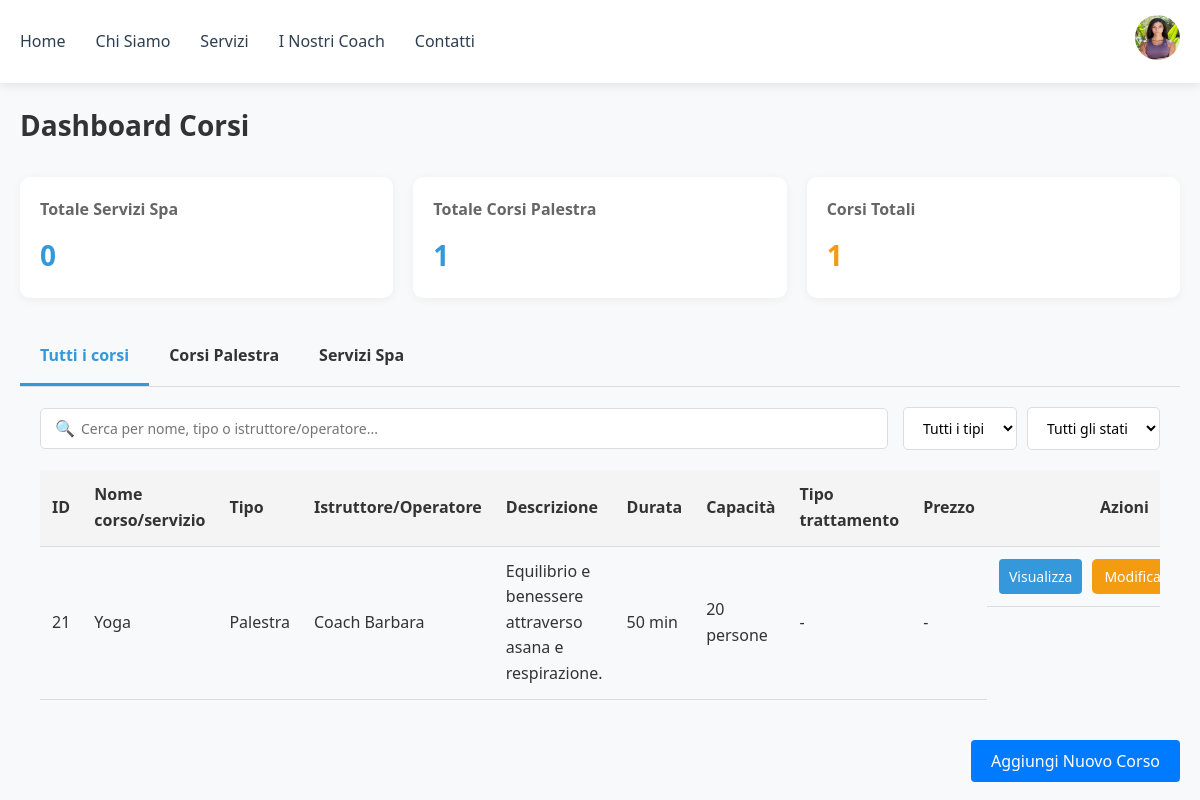
Page /gest-corsi/ (signed in) on the earlier database version.
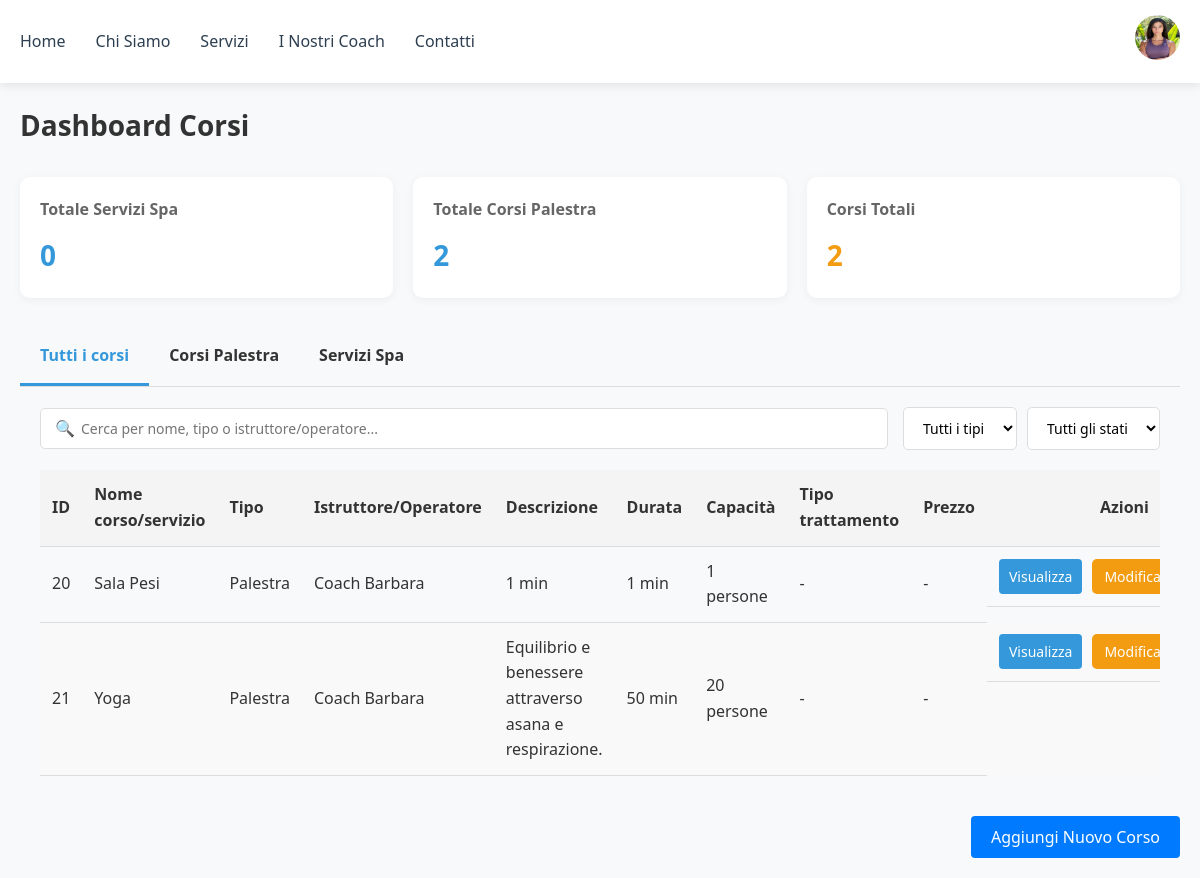
Same page on the later database version.
### palestra/models.py (models this page shows, shortened)
class GymClass(models.Model):
    name = models.CharField(max_length=100, default="Marco Ros")
    description = models.TextField()
    scheduled = models.DateTimeField(default=timezone.now)
    duration = models.IntegerField(default=45)
    instructor = models.ForeignKey(User, on_delete=models.SET_NULL, null=True, related_name='instructor_classes')
    max_partecipants = models.IntegerField()
    imgs = models.ImageField(upload_to='palestra/', blank=True, null=True, help_text="Carica un'immagine del corso")

### users/models.py (models this page shows, shortened)
class User(AbstractBaseUser, PermissionsMixin):
    full_name = models.CharField(max_length=255, default="Nome Cognome")
    email = models.EmailField(unique=True)
    phone = models.CharField(max_length=20, blank=True)
    profile_picture = models.ImageField(
        upload_to="profile_pics/",
        default="profile_pics/def_pfp.png",
        null=True,
        blank=True
    )
    is_active = models.BooleanField(default=True)
    is_staff = models.BooleanField(default=False)
    is_superuser = models.BooleanField(default=False)
    objects = UserManager()
    USERNAME_FIELD = 'email'

### users/views/courses.py (the view)
# urls.py: path('gest-corsi/', gest_corsi, name='gest_corsi'),
@login_required
@user_passes_test(lambda u: u.is_staff)
def gest_corsi(req):
    now = timezone.now()
    gym = GymClass.objects.filter(scheduled__gte=now)
    spa = SpaService.objects.filter(scheduled__gte=now)
    all_corsi = list(gym) + list(spa)
    instructors = User.objects.filter(is_staff=True).exclude(is_superuser=True)
    ctx = {
        'gym_courses': gym,
        'spa_services': spa,
        'all_courses': all_corsi,
        'total_gym_courses': gym.count(),
        'total_spa_services': spa.count(),
        'instructors': instructors,
        'now': now,
    }
    return render(req, 'users/gest_corsi.html', ctx)

### users/templates/users/gest_corsi.html (shortened to what this page needs)
{% extends 'users/navbar_template.html' %}
{% load static %}
{% block content %}
<!DOCTYPE html>
<html lang="it">
<head>
<link rel="stylesheet" href="{% static 'users/css/gest_pren.css' %}">
<link rel="stylesheet" href="{% static 'users/css/notifications.css' %}">
</head>
<body>
<main class="container">
<div class="dashboard-header">
<h1>Dashboard Corsi</h1>
</div>
<div class="stat-cards">
<div class="stat-card primary">
<h3>Totale Servizi Spa</h3>
<p>{{ total_spa_services }}</p>
</div>
<div class="stat-card primary">
<h3>Totale Corsi Palestra</h3>
<p>{{ total_gym_courses }}</p>
</div>
<div class="stat-card warning">
<h3>Corsi Totali</h3>
<p>{{ total_gym_courses|add:total_spa_services }}</p>
</div>
</div>
<div class="tabs">
<div class="tab active" data-tab="all">Tutti i corsi</div>
<div class="tab" data-tab="gym">Corsi Palestra</div>
<div class="tab" data-tab="spa">Servizi Spa</div>
</div>
<div class="tab-content-container">
<div id="all" class="tab-content active">
<div class="filters">
<div class="search-box">
<span class="search-icon">🔍</span>
<input type="text" id="search-all" placeholder="Cerca per nome, tipo o istruttore/operatore...">
</div>
<div class="filter-group">
<select id="filter-type-all">
<option value="">Tutti i tipi</option>
</select>
<select id="filter-status-all">
<option value="">Tutti gli stati</option>
</select>
</div>
</div>
<div class="table-container">
<table>
<thead>
<tr>
<th>ID</th>
<th>Nome corso/servizio</th>
<th>Tipo</th>
<th>Istruttore/Operatore</th>
<th>Descrizione</th>
<th>Durata</th>
<th>Capacità</th>
<th>Tipo trattamento</th>
<th>Prezzo</th>
<th>Azioni</th>
</tr>
</thead>
<tbody>
{% for course in all_courses %}
<tr data-scheduled="{{ course.scheduled|date:'Y-m-d\\TH:i' }}"
    data-type="{% if course in gym_courses %}gym{% else %}spa{% endif %}"
    {% if course in gym_courses %}data-max-partecipants="{{ course.max_partecipants }}"{% endif %}>
<td>{{ course.id }}</td>
<td>{{ course.name }}</td>
<td>{% if course in gym_courses %}Palestra{% else %}Spa{% endif %}</td>
<td>{% if course in gym_courses %}{{ course.instructor.full_name }}{% else %}{{ course.operator.full_name }}{% endif %}</td>
<td>{{ course.description }}</td>
<td>{{ course.duration }} min</td>
<td>{{ course.max_partecipants }} persone</td>
<td>{% if course in gym_courses %}-{% else %}{{ course.get_type_display }}{% endif %}</td>
<td>{% if course in gym_courses %}-{% else %}€{{ course.price }}{% endif %}</td>
<td class="actions">
<button class="btn btn-view" data-id="{{ course.id }}" data-type="{% if course in gym_courses %}gym{% else %}spa{% endif %}">Visualizza</button>
<button class="btn btn-edit" data-id="{{ course.id }}" data-type="{% if course in gym_courses %}gym{% else %}spa{% endif %}">Modifica</button>
</td>
</tr>
{% empty %}
<tr>
<td colspan="10" class="no-data">Nessun corso disponibile</td>
</tr>
{% endfor %}
</tbody>
</table>
</div>
</div>
</div>
<div style="margin-top: 20px; text-align: right;">
<button id="add-course-btn" class="btn btn-primary">Aggiungi Nuovo Corso</button>
</div>
</main>
</body>
</html>
{% endblock %}

Differences in the rows shown:
now on this page (row edited): GymClass: id "20", name "Sala Pesi", instructor.full_name "Coach Barbara", description "1 min", duration "1", max_partecipants "1"
Other differences:
{{ total_gym_courses }}: "1" → "2"
{{ total_gym_courses|add:total_spa_services }}: "1" → "2"
